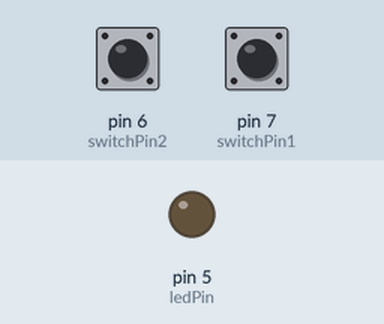
This sketch was run on a simulated Arduino Uno, built with avr-gcc and run on an emulated ATmega328P. On the bench: output pins drawn as LEDs (lit = HIGH). Inputs (shaded band) come from the test bench; at power-on: pin 6 (switchPin2) HIGH, pin 7 (switchPin1) HIGH.

Above: at 1.2 s.
1.3 s: pin 6 (switchPin2) pulled LOW for 0.15 s
At 1.37 s:
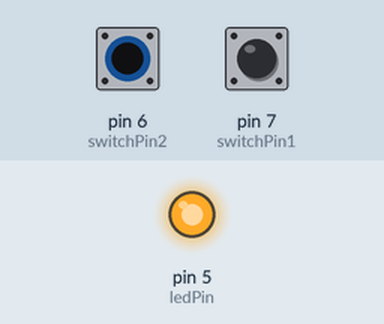
2.9 s: pin 6 (switchPin2) pulled LOW for 3.2 s
At 6.8 s:
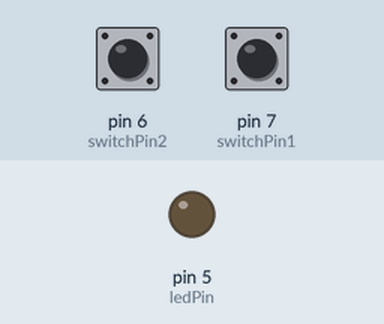
7.6 s: pin 7 (switchPin1) pulled LOW for 3.2 s
At 7.9 s:
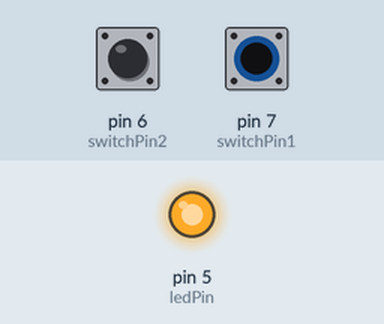
Timing chart, 0 to 12.3 s (numbered marks = the images above; inputs shaded):
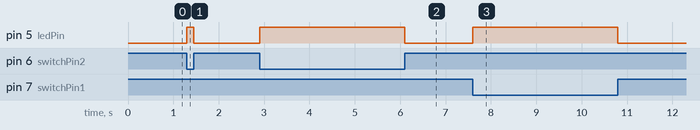

Measured:
- after the input at 1.3 s, pin 5 (ledPin): LOW → HIGH at once, → LOW 0.15 s later
- after the input at 2.9 s, pin 5 (ledPin): LOW → HIGH at once, → LOW 3.2 s later
- after the input at 7.6 s, pin 5 (ledPin): LOW → HIGH at once, → LOW 3.2 s later

The sketch:

LED_on_off_switch.ino
```cpp
// Lights the LED light
// const int ledPin = 7; // Define the pin connected to the LED

// void setup() {
//   pinMode(ledPin, OUTPUT); // Set the LED pin as an output
// }

// void loop() {
//   digitalWrite(ledPin, HIGH); // Turn on the LED
//   delay(1000); // Wait for 1 second
// }

const int switchPin1 = 7; // Define the pin connected to one row of switch pins
const int switchPin2 = 6; // Define the pin connected to the other row of switch pins
const int ledPin = 5;     // Define the pin connected to the LED

void setup() {
  pinMode(switchPin1, INPUT_PULLUP); // Set the switch pin 1 as an input with pull-up resistor
  pinMode(switchPin2, INPUT_PULLUP); // Set the switch pin 2 as an input with pull-up resistor
  pinMode(ledPin, OUTPUT);           // Set the LED pin as an output
}

void loop() {
  // Read the state of the switch pins
  int switchState1 = digitalRead(switchPin1);
  int switchState2 = digitalRead(switchPin2);

  // Check if the switch is turned on (active LOW)
  if (switchState1 == LOW || switchState2 == LOW) {
    digitalWrite(ledPin, HIGH); // Turn on the LED
  } else {
    digitalWrite(ledPin, LOW); // Turn off the LED
  }
}
```
